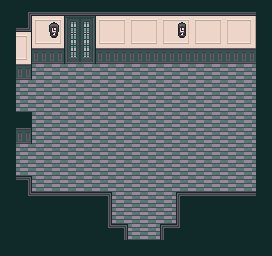

Tiled map render using the project's own tile images. Description and the whole map definition, tile-layer contents included, below:
An orthogonal 17x16 tile map with 16x16 px tiles, 5 tile layers (Tile Layer 1, Outline, Clocks, Walls, ...), 2 tilesets and 20 objects.

<map version="1.5" tiledversion="1.7.1" orientation="orthogonal" renderorder="right-down" width="17" height="16" tilewidth="16" tileheight="16" infinite="0" nextlayerid="11" nextobjectid="124">
 <tileset firstgid="1" source="Victorian 1.tsx" />
 <tileset firstgid="257" source="Victorian Objects.tsx" />
 <layer id="1" name="Tile Layer 1" width="17" height="16">
  <data encoding="csv">
5,5,5,5,5,5,5,5,5,5,5,5,5,5,5,5,5,
5,5,7,9,220,221,7,9,7,9,7,9,7,9,7,41,5,
5,41,23,25,236,237,23,25,23,25,23,25,23,25,23,57,5,
5,57,39,39,252,253,39,39,39,39,39,39,39,39,39,39,5,
5,39,6,6,6,6,6,6,6,6,6,6,6,6,6,6,5,
5,6,6,6,6,6,6,6,6,6,6,6,6,6,6,6,5,
5,6,6,6,6,6,6,6,6,6,6,6,6,6,6,6,5,
5,5,6,6,6,6,6,6,6,6,6,6,6,6,6,6,5,
5,39,6,6,6,6,6,6,6,6,6,6,6,6,6,6,5,
5,6,6,6,6,6,6,6,6,6,6,6,6,6,6,6,5,
5,6,6,6,6,6,6,6,6,6,6,6,6,6,6,6,5,
5,5,6,6,6,6,6,6,6,6,6,6,6,6,6,6,5,
5,5,5,5,5,5,5,6,6,6,6,5,5,5,5,5,5,
5,5,5,5,5,5,5,6,6,6,6,5,5,5,5,5,5,
5,5,5,5,5,5,5,5,6,6,5,5,5,5,5,5,5,
5,5,5,5,5,5,5,5,5,5,5,5,5,5,5,5,5
</data>
 </layer>
 <layer id="8" name="Outline" width="17" height="16">
  <data encoding="csv">
0,0,0,0,0,0,0,0,0,0,0,0,0,0,0,0,0,
0,0,0,0,21,22,0,0,0,0,0,0,0,0,0,0,0,
0,22,0,0,21,22,0,0,0,0,0,0,0,0,0,0,0,
0,22,0,0,21,22,0,0,0,0,0,0,0,0,0,0,0,
0,22,0,0,0,0,0,0,0,0,0,0,0,0,0,0,0,
0,0,0,0,0,0,0,0,0,0,0,0,0,0,0,0,0,
0,0,0,0,0,0,0,0,0,0,0,0,0,0,0,0,0,
0,0,0,0,0,0,0,0,0,0,0,0,0,0,0,0,0,
0,22,0,0,0,0,0,0,0,0,0,0,0,0,0,0,0,
0,0,0,0,0,0,0,0,0,0,0,0,0,0,0,0,0,
0,0,0,0,0,0,0,0,0,0,0,0,0,0,0,0,0,
0,0,0,0,0,0,0,0,0,0,0,0,0,0,0,0,0,
0,0,0,0,0,0,0,0,0,0,0,0,0,0,0,0,0,
0,0,0,0,0,0,0,0,0,0,0,0,0,0,0,0,0,
0,0,0,0,0,0,0,0,0,0,0,0,0,0,0,0,0,
0,0,0,0,0,0,0,0,0,0,0,0,0,0,0,0,0
</data>
 </layer>
 <layer id="5" name="Clocks" width="17" height="16" offsetx="14" offsety="-74">
  <data encoding="csv">
0,0,0,0,0,0,0,0,0,0,0,0,0,0,0,0,0,
0,0,0,0,0,0,0,0,0,0,0,0,0,0,0,0,0,
0,0,0,0,0,0,0,0,0,0,0,0,0,0,0,0,0,
0,0,0,0,0,0,0,0,0,0,0,0,0,0,0,0,0,
0,0,0,0,0,0,0,0,0,0,0,0,0,0,0,0,0,
0,0,0,0,0,0,0,0,0,0,0,0,0,0,0,0,0,
0,0,11,0,0,0,0,0,0,0,10,0,0,0,0,0,0,
0,0,0,0,0,0,0,0,0,0,0,0,0,0,0,0,0,
0,0,0,0,0,0,0,0,0,0,0,0,0,0,0,0,0,
0,0,0,0,0,0,0,0,0,0,0,0,0,0,0,0,0,
0,0,0,0,0,0,0,0,0,0,0,0,0,0,0,0,0,
0,0,0,0,0,0,0,0,0,0,0,0,0,0,0,0,0,
0,0,0,0,0,0,0,0,0,0,0,0,0,0,0,0,0,
0,0,0,0,0,0,0,0,0,0,0,0,0,0,0,0,0,
0,0,0,0,0,0,0,0,0,0,0,0,0,0,0,0,0,
0,0,0,0,0,0,0,0,0,0,0,0,0,0,0,0,0
</data>
 </layer>
 <objectgroup id="10" name="Object Layer 0">
  <object id="57" gid="265" x="101" y="137.333" width="96" height="48" />
  <object id="65" gid="266" x="-56" y="111.138" width="96" height="30.1952" />
  <object id="66" gid="266" x="-56" y="175.205" width="96" height="30.4545" />
  <object id="67" gid="266" x="158.917" y="313.284" width="96" height="29.9375" rotation="-90" />
  <object id="94" gid="272" x="132.25" y="82.3333" width="32" height="48" />
 </objectgroup>
 <objectgroup id="7" name="Object Layer 1">
  <object id="7" gid="257" x="199.5" y="73.8333" width="44" height="54" />
  <object id="8" gid="259" x="115.583" y="100.333" width="66" height="34" />
  <object id="15" gid="257" x="37.6667" y="235.333" width="44" height="54" />
  <object id="16" gid="260" x="214.667" y="235.333" width="35" height="53" />
 </objectgroup>
 <objectgroup id="9" name="Object Layer 2">
  <object id="17" gid="20" x="144.208" y="79.4583" width="16" height="16" />
  <object id="18" gid="4" x="162.083" y="74.7083" width="16" height="16" />
  <object id="19" gid="3" x="154.208" y="80.7083" width="16" height="16" />
  <object id="20" gid="3" x="152.583" y="83.4583" width="16" height="16" />
  <object id="21" gid="1" x="124.833" y="72.5833" width="16" height="16" />
  <object id="22" gid="2" x="132.72" y="80.6515" width="16" height="16" />
  <object id="117" gid="275" x="54.3333" y="78" width="33" height="48" />
  <object id="118" gid="275" x="49" y="160.667" width="33" height="48" />
  <object id="119" gid="276" x="145.333" y="111.333" width="33" height="48" />
  <object id="121" gid="277" x="83.6667" y="126.333" width="33" height="48" />
  <object id="122" gid="1073742101" x="167.333" y="176.333" width="33" height="48" rotation="180" />
 </objectgroup>
 <layer id="6" name="Walls" width="17" height="16">
  <data encoding="csv">
0,0,0,0,0,0,0,0,0,0,0,0,0,0,0,0,0,
0,0,0,0,0,0,0,0,0,0,0,0,0,0,0,0,0,
0,0,0,0,0,0,0,0,0,0,0,0,0,0,0,0,0,
5,0,0,0,0,0,0,0,0,0,0,0,0,0,0,0,0,
5,0,0,0,0,0,0,0,0,0,0,0,0,0,0,0,0,
5,0,0,0,0,0,0,0,0,0,0,0,0,0,0,0,0,
5,0,0,0,0,0,0,0,0,0,0,0,0,0,0,0,0,
5,5,0,0,0,0,0,0,0,0,0,0,0,0,0,0,0,
5,0,0,0,0,0,0,0,0,0,0,0,0,0,0,0,0,
5,0,0,0,0,0,0,0,0,0,0,0,0,0,0,0,0,
5,0,0,0,0,0,0,0,0,0,0,0,0,0,0,0,0,
5,5,0,0,0,0,0,0,0,0,0,0,0,0,0,0,0,
0,0,5,5,5,5,5,0,0,0,0,5,5,5,5,5,5,
0,0,5,5,5,5,5,0,0,0,0,5,5,5,5,5,5,
0,5,5,5,5,5,5,5,0,0,5,5,5,5,5,5,5,
0,5,5,5,5,5,5,5,5,5,5,5,5,5,5,0,0
</data>
 </layer>
 <layer id="4" name="Edges" width="17" height="16">
  <data encoding="csv">
0,28,29,29,29,29,29,29,29,29,29,29,29,29,29,29,0,
0,44,0,0,0,0,0,0,0,0,0,0,0,0,0,0,0,
0,0,0,0,0,0,0,0,0,0,0,0,0,0,0,0,0,
0,0,0,0,0,0,0,0,0,0,0,0,0,0,0,0,0,
0,0,0,0,0,0,0,0,0,0,0,0,0,0,0,0,0,
0,0,0,0,0,0,0,0,0,0,0,0,0,0,0,0,0,
0,0,0,0,0,0,0,0,0,0,0,0,0,0,0,0,0,
0,0,0,0,0,0,0,0,0,0,0,0,0,0,0,0,0,
0,0,0,0,0,0,0,0,0,0,0,0,0,0,0,0,0,
0,0,0,0,0,0,0,0,0,0,0,0,0,0,0,0,0,
0,0,0,0,0,0,0,0,0,0,0,0,0,0,0,0,0,
0,76,0,0,0,0,0,0,0,0,0,0,0,0,0,0,0,
0,92,93,93,93,93,76,0,0,0,0,78,93,93,93,93,0,
0,0,0,0,0,0,59,0,0,0,0,63,0,0,0,0,0,
0,0,0,0,0,0,75,76,0,0,78,94,0,0,0,0,0,
0,0,0,0,0,0,0,0,0,0,0,0,0,0,0,0,0
</data>
 </layer>
</map>